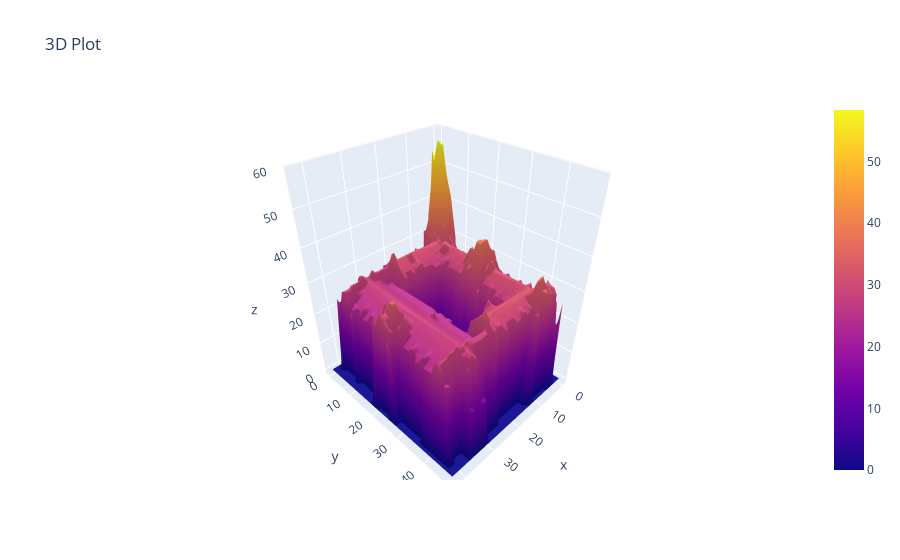

Notebook code cell kept with this figure:
### Code cell
##---- Getting the lambert co-ordinates for a given location : given_loc -->(x,y)------##

def lam_lat_lon(address):
    while True: 
        try:
            req = requests.get(f"http://loc.geopunt.be/geolocation/location?q={address}&c=1",)
            x = req.json()["LocationResult"][0]["Location"]["X_Lambert72"]
            y = req.json()["LocationResult"][0]["Location"]["Y_Lambert72"]
            return x, y
            continue

        except IndexError: 
            print("Entered address is not in correct format, Please retry") 
            break

given_loc = lam_lat_lon(address)
#print(type(given_loc))
#print(given_loc)


##---Prepare dataframe for small tile tif file----##

out_path = 'D:/BeCode/Maps/Test/Tiled_DSM_Output/'

files = os.listdir(out_path)
namelist =[]
for f in files:    
    namelist.append(f)
    
df = pd.DataFrame(namelist)
df[['1','2','3','x_center','y_center']] = df[0].str.split('_',expand=True)
df['y_center'] = df['y_center'].str.replace('.tif','')
df['x_center'] = pd.to_numeric(df['x_center'], errors='ignore') #Str to int
df['y_center'] = pd.to_numeric(df['y_center'], errors='ignore') #Str to int

#print(df.head())
#print(df.shape)

##---Prepare geopandas dataframe for small tile tif file----##

gdf = gpd.GeoDataFrame(df, geometry=gpd.points_from_xy(df.x_center, df.y_center))
print(gdf.head())

##---Finding the nearest tile center from geo data frame---##

def tile_finder():
    
    pts = gdf['geometry']
    pts =  pts.unary_union # convert to Shapely MultiPoint geometry
    pt = Point(lam_lat_lon(address))   # Tuple to Point conversion
    output = [o.wkt for o in nearest_points(pt, pts)]
        
    return output[1]

tile_finder()

##---Identify the tile name for the given_loc---------##

rawinfile = tile_finder()        # Tile center point 
#print(rawinfile)
sp = rawinfile.split(" ")
fn = (sp[1])[1:] + ".0_" + (sp[2][:-1]) + ".0"
tile_filename = [d for d in os.listdir(out_path) if fn in d]
#print(tile_filename)

tile_dsmfile = 'D:/BeCode/Maps/Test/Tiled_DSM_Output/' + str(tile_filename[0])
tile_dtmfile = 'D:/BeCode/Maps/Test/Tiled_DTM_Output/' + str(tile_filename[0])

##-----Finding the polygon for a given address-----##

import regex as re

address_regx = re.compile("^([A-z- ]+)\s(\d+),\s(\d+)\s([A-z]+)")
result = address_regx.search(address)  #Address from user
street = result.group(1)
nb = result.group(2)
pc = result.group(3)
city = result.group(4)

req1 = requests.get(f"https://api.basisregisters.dev-vlaanderen.be/v1/adresmatch?gemeentenaam={city}&straatnaam={street}&huisnummer={nb}&postcode={pc}").json()
objectId = req1["adresMatches"][0]["adresseerbareObjecten"][0]["objectId"]

req2 = requests.get(f"https://api.basisregisters.dev-vlaanderen.be/v1/gebouweenheden/{objectId}").json()
objectId = req2["gebouw"]["objectId"]

req3 = requests.get(f"https://api.basisregisters.dev-vlaanderen.be/v1/gebouwen/{objectId}").json()
polygon = [req3["geometriePolygoon"]["polygon"]]


##-------3D Ploting---------##

from rasterio.mask import mask

tile_data = rio.open(tile_dsmfile)

crop_img, crop_transform = mask(dataset=tile_data, shapes=polygon, crop=True, indexes=1, nodata=0, filled=True)
#print(crop_img)

fig = go.Figure(data=[go.Surface(z=crop_img)])
fig.update_layout(title='3D Plot', autosize=True)
fig.show()

### Figure 1 — Plotly figure (JSON) as saved in the notebook; plotly's stock layout.template omitted (floating-point values rounded to 4 significant figures; data arrays with more than 128 entries replaced by an {"elided": "..."} marker saying what was removed)
{"data": [{"type": "surface", "z": {"elided": "49x44 float values"}}], "layout": {"autosize": true, "title": {"text": "3D Plot"}}}
